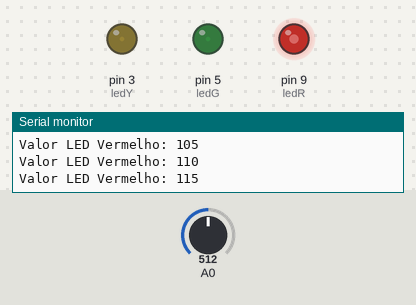
Simulated run of this sketch. Board: Arduino Uno, built with avr-gcc and run on an emulated ATmega328P. Parts: output pins drawn as LEDs (lit = HIGH), the last lines printed to the serial monitor. The inputs (shaded band) are chosen by the test bench; at power-on: A0 = 512.

Above: at 10.0 s.
10.1 s: A0 set to 215
At 16.11 s:
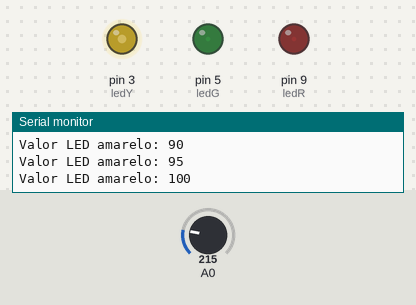
20.0 s: A0 set to 191
At 20.24 s:
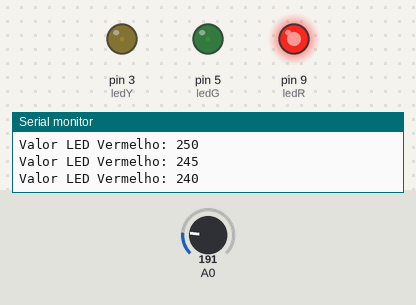
At 21.76 s:
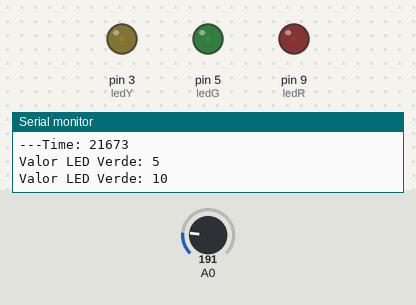
34.0 s: A0 set to 109
48.0 s: A0 set to 89
Timing chart, 0 to 63.0 s (numbered marks = the images above; inputs shaded):
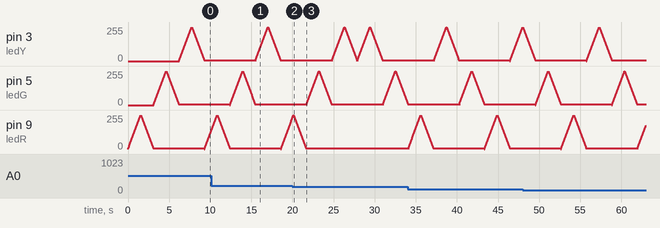

The sketch:

LedFadeRGY_AnalogReadSerial_Milis.ino
```cpp
unsigned long time;

//RED
int ledR = 9;           // the pin that the LED is attached to
int brightnessR = 0;    // how bright the LED is
int fadeAmountR = 5;    // how many points to fade the LED by

//Green
int ledG = 5;
int brightnessG = 0;
int fadeAmountG = 5;

//Yellow
int ledY = 3;
int brightnessY = 0;
int fadeAmountY = 5;

// the setup routine runs once when you press reset:
void setup()  {
  // declare pin to be an output:
  pinMode(ledR, OUTPUT);
  pinMode(ledG, OUTPUT);
  pinMode(ledY, OUTPUT);


  Serial.begin(9600); //PARA METER A PORTA
}

// the loop routine runs over and over again forever:
void loop()  {

  // read the input on analog pin 0:
  int sensorValue = analogRead(A0);
  // print out the value you read:
  Serial.print("Valor Sensor: ");
  Serial.println(sensorValue);

    if(sensorValue >= 200) {

      //RED
      do {
        // set the brightness of pin 9:
      analogWrite(ledR, brightnessR);

      // change the brightness for next time through the loop:
      brightnessR = brightnessR + fadeAmountR;

      // reverse the direction of the fading at the ends of the fade:
      if (brightnessR == 0 || brightnessR == 255) {
        fadeAmountR = -fadeAmountR ;
      }
      // wait for 30 milliseconds to see the dimming effect
      delay(30);

      Serial.print("Valor LED Vermelho: ");
      Serial.println(brightnessR);
      } while ( brightnessR != 0);

      Serial.print("---Valor Sensor: ");
      Serial.println(sensorValue);

      //NUMBER OF MILLISECONDS SINCE THE PROGRAM STARDED
      Serial.print("---Time: ");
      //prints time since program started
      time = millis();
      Serial.println(time);

      //----GREEN
      do {
      analogWrite(ledG, brightnessG);
      brightnessG = brightnessG + fadeAmountG;
      if (brightnessG == 0 || brightnessG == 255) {
        fadeAmountG = -fadeAmountG ;
      }
      delay(30);
      Serial.print("Valor LED Verde: ");
      Serial.println(brightnessG);

      } while ( brightnessG != 0);

      Serial.print("---Valor Sensor: ");
      Serial.println(sensorValue);
      Serial.print("---Time: ");
      //prints time since program started
      time = millis();
      Serial.println(time);


      //----YELLOW
      do {
      analogWrite(ledY, brightnessY);
      brightnessY = brightnessY + fadeAmountY;
      if (brightnessY == 0 || brightnessY == 255) {
        fadeAmountY = -fadeAmountY ;
      }
      delay(30);
      Serial.print("Valor LED amarelo: ");
      Serial.println(brightnessY);
      } while ( brightnessY != 0);

      Serial.print("---Valor Sensor: ");
      Serial.println(sensorValue);
      Serial.print("---Time: ");
      //prints time since program started
      time = millis();
      Serial.println(time);


  } else {


      //----YELLOW
      do {
      analogWrite(ledY, brightnessY);
      brightnessY = brightnessY + fadeAmountY;
      if (brightnessY == 0 || brightnessY == 255) {
        fadeAmountY = -fadeAmountY ;
      }
      delay(30);

      Serial.print("Valor LED amarelo: ");
      Serial.println(brightnessY);
      } while ( brightnessY != 0);

      Serial.print("---Valor Sensor: ");
      Serial.println(sensorValue);

      Serial.print("---Time: ");
      time = millis();
      Serial.println(time);


      //----GREEN
      do {
      analogWrite(ledG, brightnessG);
      brightnessG = brightnessG + fadeAmountG;
      if (brightnessG == 0 || brightnessG == 255) {
        fadeAmountG = -fadeAmountG ;
      }
      delay(30);
      Serial.print("Valor LED Verde: ");
      Serial.println(brightnessG);

      } while ( brightnessG != 0);

      Serial.print("---Valor Sensor: ");
      Serial.println(sensorValue);

      Serial.print("---Time: ");
      time = millis();
      Serial.println(time);


      //RED
      do {
      analogWrite(ledR, brightnessR);
      brightnessR = brightnessR + fadeAmountR;
      if (brightnessR == 0 || brightnessR == 255) {
        fadeAmountR = -fadeAmountR ;
      }
      delay(30);
      Serial.print("Valor LED Vermelho: ");
      Serial.println(brightnessR);
      } while ( brightnessR != 0);

      Serial.print("---Valor Sensor: ");
      Serial.println(sensorValue);

      Serial.print("---Time: ");
      //prints time since program started
      time = millis();
      Serial.println(time);

    }
}
```

Measured:
- the behaviour switches between 200 and 199 on A0 (found by bisection; images 1 and 2)
- after the input at 20.0 s, pin 9 (ledR): goes on until 21.6 s, then stays 5/255
